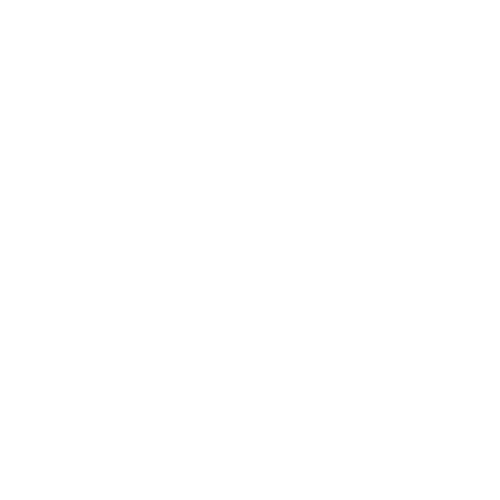
Frame 1 (no input)
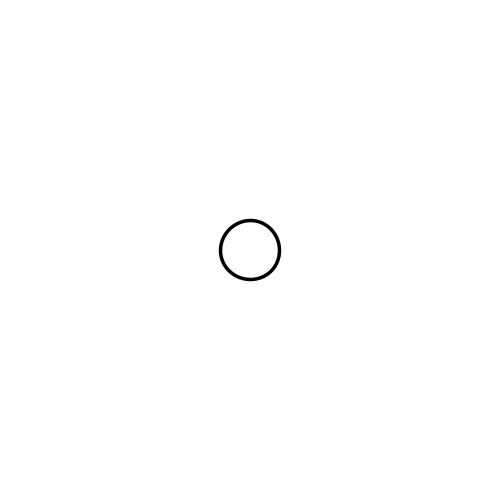
Frame 60 (the mouse pressed at the canvas centre just before this capture)
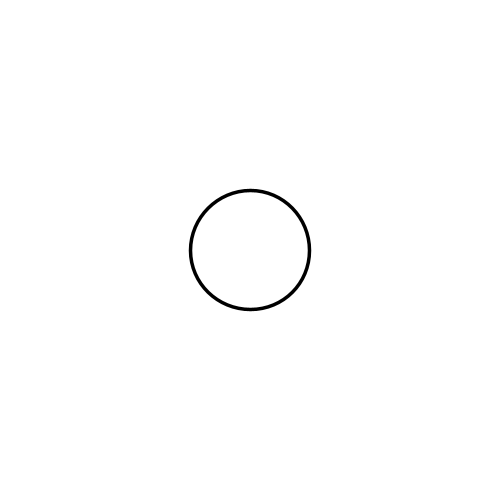
Frame 120 (the mouse held since frame 60 and released just before this capture)

The Processing sketch that drew these frames (run headless with seeded random() and noise(); from frame 60 on, the mouse is pressed at the canvas centre):

// Processing sketch: Animation_Circle_3
// ── Animation_Circle_3.pde
//Eric Li
//Animation 3
//Wednesday Feb 18 2026

int x;
int y;

void setup() {
  size(500,500);
  x=0;
  y=0;
}

void draw() {
  background(255);
  strokeWeight(3.5);
  ellipse(250,250,x,y);
  x=x+1;
  y=y+1;
  if (x>708) {
    x=0;
  }
  if (y>708) {
    y=0;
  }
}
  
